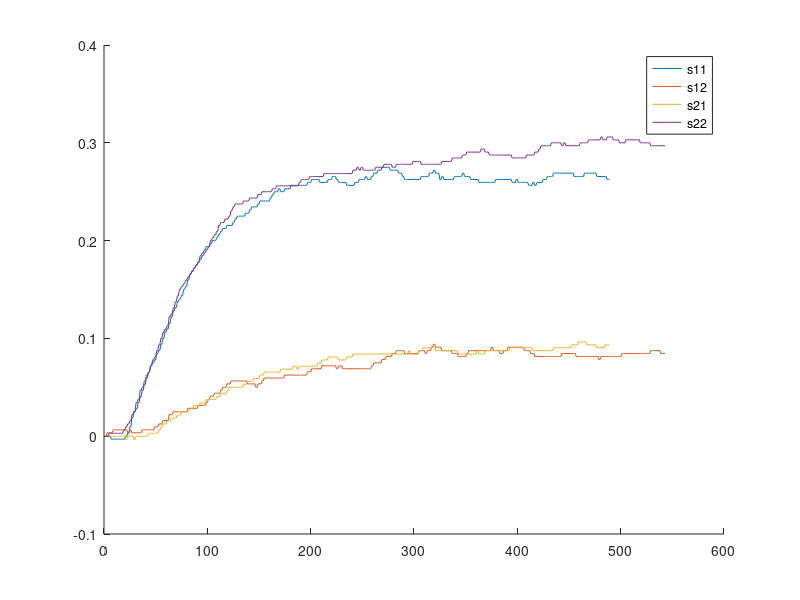

Write the MATLAB code that produced this figure. (Note: this script raises an error after producing the figure.)
clear all
load('Y1_skok_u1_20.txt')
load('Y2_skok_u1_20.txt')
load('Y2_skok_u2_20.txt')
load('Y1_skok_u2_20.txt')
s11 = Y1_skok_u1_20(15:end);
s21 = Y2_skok_u1_20(15:end);
s12 = Y1_skok_u2_20(7:end);
s22 = Y2_skok_u2_20(7:end);
s11 = s11 - s11(1);
s12 = s12 - s12(1);
s21 = s21 - s21(1);
s22 = s22 - s22(1);
du = 20;
s11 = s11/du;
s12 = s12/du;
s21 = s21/du;
s22 = s22/du;

figure;
hold on;
plot(s11);
plot(s12);
plot(s21);
plot(s22);
legend('s11','s12','s21','s22');

ssize = max(size(s11));
s = cell(0);
row = 2;
col = 2;
for i = 1 : ssize
    snew(1,1) = s11(i);
    snew(1,2) = s12(i);
    snew(2,1) = s21(i);
    snew(2,2) = s22(i);
    s = [s snew];
end
s30 = s(1:end);

nu = 2;
ny = 2;
lambda = [ 1 1];
psi = [ 1 1 ];
D = 430; %tak wychodzi mniej wiecej z rysunkow 
N = 40;
Nu = 40;
% [Ke15, Ku15] = gen_DMC_cheap(nu,ny,lambda,psi,s15,N,Nu,D);
[Ke30, Ku30] = gen_DMC_cheap(nu,ny,lambda,psi,s,N,Nu,D);

for i = 1 :length(Ku30)
    format longG
    Ku1 = "Ku1["+i+"] :=" + sprintf('%.6f',Ku30(1,i)) +";";
%     dlmwrite('KU1.txt', Ku1, '-append');
    writelines(Ku1,"KU1.txt",WriteMode="append");
end

for i = 1 :length(Ku30)
    format longG
    Ku2 = "Ku2["+i+"] :=" +sprintf('%.6f',Ku30(2,i)) + ";";
%     dlmwrite('KU2.txt', Ku2, '-append');
writelines(Ku2,"KU2.txt",WriteMode="append");
end
